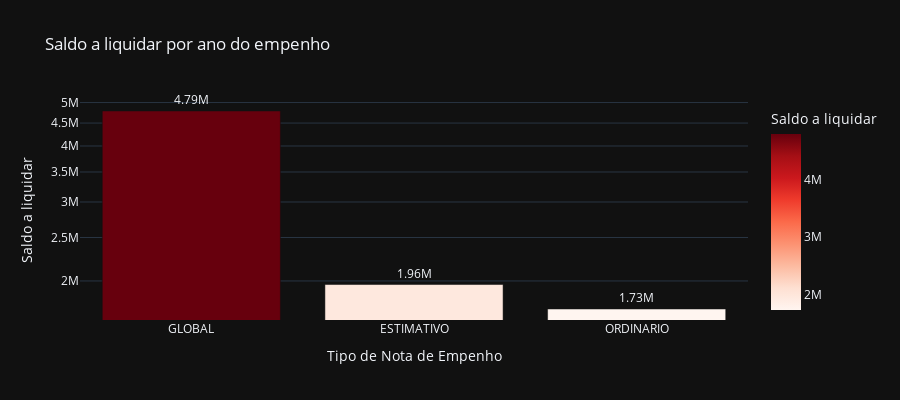

This figure's notebook cell:
### Code cell
# Saldo a liquidar por tipo de NE
cols = ['TIPO_NE', 'A_LIQUIDAR']

df_aux = df.loc[:, cols].groupby('TIPO_NE').sum().sort_values(by= 'A_LIQUIDAR', ascending=False).reset_index()
df_aux = df_aux[df_aux['A_LIQUIDAR'] > 0]
fig = px.bar(df_aux, 
             x='TIPO_NE', 
             y='A_LIQUIDAR',
             title='Saldo a liquidar por ano do empenho',
             labels={'TIPO_NE':'Tipo de Nota de Empenho', 'A_LIQUIDAR':'Saldo a liquidar'},
             text_auto='.3s',
             height=400,
             log_y=True,
             color='A_LIQUIDAR',
             color_continuous_scale = 'reds',
             template='plotly_dark')
fig.update_traces(textposition = 'outside', cliponaxis = False, hovertemplate=None)
fig.update_layout(hovermode="x unified")

fig.show()

### Figure 1 — Plotly figure (JSON) as saved in the notebook; plotly's stock layout.template omitted (floating-point values rounded to 4 significant figures)
{"data": [{"alignmentgroup": "True", "cliponaxis": false, "legendgroup": "", "marker": {"color": [4788000.0, 1964000.0, 1732000.0], "coloraxis": "coloraxis", "pattern": {"shape": ""}}, "name": "", "offsetgroup": "", "orientation": "v", "showlegend": false, "textposition": "outside", "texttemplate": "%{y:.3s}", "type": "bar", "x": ["GLOBAL", "ESTIMATIVO", "ORDINARIO"], "xaxis": "x", "y": [4788000.0, 1964000.0, 1732000.0], "yaxis": "y"}], "layout": {"barmode": "relative", "coloraxis": {"colorbar": {"title": {"text": "Saldo a liquidar"}}, "colorscale": [[0, "rgb(255,245,240)"], [0.125, "rgb(254,224,210)"], [0.25, "rgb(252,187,161)"], [0.375, "rgb(252,146,114)"], [0.5, "rgb(251,106,74)"], [0.625, "rgb(239,59,44)"], [0.75, "rgb(203,24,29)"], [0.875, "rgb(165,15,21)"], [1, "rgb(103,0,13)"]]}, "height": 400, "hovermode": "x unified", "legend": {"tracegroupgap": 0}, "title": {"text": "Saldo a liquidar por ano do empenho"}, "xaxis": {"anchor": "y", "domain": [0, 1], "title": {"text": "Tipo de Nota de Empenho"}}, "yaxis": {"anchor": "x", "domain": [0, 1], "title": {"text": "Saldo a liquidar"}, "type": "log"}}}
